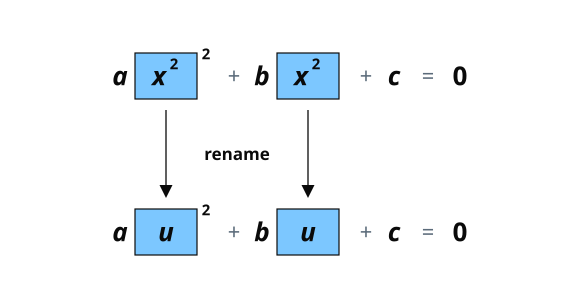

The script that drew this image:
"""9.5 Factoring in Action. Renaming the repeated piece.

Two rows holding the SAME skeleton. The top row is an equation in which one piece
appears twice, both copies sitting in a filled slot, once squared and once
multiplied by b. The bottom row is the identical line with a single letter in
those same two slots, and what is left reads au^2+bu+c=0.

The piece in the top row is x^2 rather than a binomial, because that is the case
where the picture has something to say. With x^2 in the slots the top row is
degree four and the bottom row is degree two, so the renaming visibly turns a
quartic into a quadratic. With a binomial in the slots both rows are already
degree two and nothing appears to happen.

Everything that is not the repeated piece is drawn at identical coordinates in
both rows, because that is the claim being made. The slots are the same size in
both rows rather than shrinking to fit, which keeps the two lines in register and
makes the substitution read as a swap into a fixed position.

Letters only, apart from the exponents and the zero on the right, so nothing here
can pre-solve a problem. Static: the two rows are one comparison and both halves
have to be on screen together.
"""
import sys, pathlib
sys.path.insert(0, str(pathlib.Path(__file__).resolve().parents[1]))
from manim import *
from manim_figs import Fig

INK = "#0a0a0a"
SKY = "#7cc7ff"
FAINT = "#5b6b7a"

W, H = 580, 300
PPU = 50.0

f = Fig(width=W, frame_width=W / PPU, frame_height=H / PPU, aria=(
    "The same equation on two rows, with two filled boxes standing where one "
    "repeated piece belongs. The top row reads a, times the first box squared, "
    "plus b times the second box, plus c, equals zero, and both boxes hold x "
    "squared, so the equation has degree four. The bottom row is identical "
    "outside the boxes and both boxes hold the single letter u, so what is left "
    "reads a u squared plus b u plus c equals zero."))


def sp(x, y):
    return f.sp(x, y)


SLOT_W, SLOT_H = 62, 46


def slot(cx, cy, text, sup=None):
    """One filled slot holding the repeated piece. Square corners, ink outline."""
    f.add(Rectangle(width=SLOT_W / PPU, height=SLOT_H / PPU, fill_color=SKY, fill_opacity=1,
                    stroke_color=INK, stroke_width=2.4).move_to(sp(cx, cy)))
    dx = -7 if sup else 0
    f.label(sp(cx + dx, cy), text, size=26, weight=700, color=INK, italic=True)
    if sup:
        f.label(sp(cx + dx + 15, cy - 12), sup, size=15, weight=700, color=INK)


def arrow(x, y0, y1):
    f.add(Line(sp(x, y0), sp(x, y1 - 9), color=INK, stroke_width=2.6))
    f.add(Polygon(sp(x, y1), sp(x - 6.5, y1 - 13), sp(x + 6.5, y1 - 13),
                  color=INK, fill_color=INK, fill_opacity=1, stroke_width=0))


# Every glyph outside the two slots is placed once, from this table, and drawn at
# the same x in both rows. If a coordinate ever differs between the rows the
# figure stops making its own argument.
A, B = 166, 308                       # the two slot centres
TOP, BOT = 76, 232                    # the two row baselines
# x, glyph, size, italic, dy, colour. Operators are faint so the expression's own
# symbols carry; the exponent is part of the expression, not an operator.
REST = [(120, "a", 26, True, 0, INK),
        (206, "2", 15, False, -22, INK),   # the exponent ON the slot, outside it
        (234, "+", 22, False, 0, FAINT),
        (262, "b", 26, True, 0, INK),
        (366, "+", 22, False, 0, FAINT),
        (394, "c", 26, True, 0, INK),
        (428, "=", 22, False, 0, FAINT),
        (460, "0", 26, False, 0, INK)]

for y in (TOP, BOT):
    for x, t, size, ital, dy, col in REST:
        f.label(sp(x, y + dy), t, size=size, weight=700 if col is INK else 500,
                color=col, italic=ital)

slot(A, TOP, "x", sup="2")
slot(B, TOP, "x", sup="2")
slot(A, BOT, "u")
slot(B, BOT, "u")

arrow(A, TOP + 34, BOT - 34)
arrow(B, TOP + 34, BOT - 34)
f.label(sp(237, (TOP + BOT) / 2), "rename", size=17, weight=700, color=INK)

print(f.write(str(pathlib.Path(__file__).parent / "fig_9_5.svg")))
